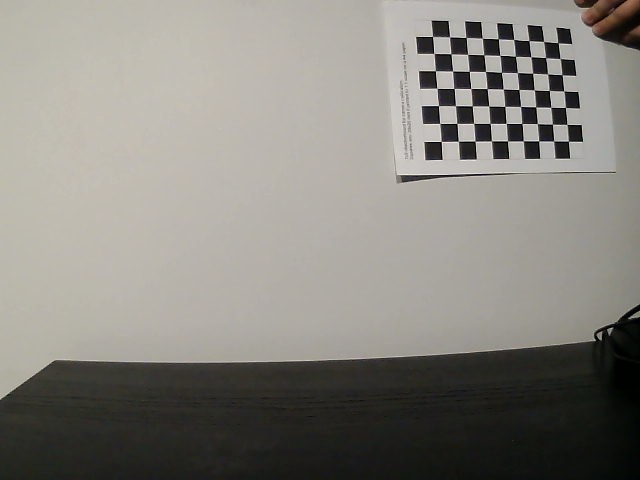
#> input picture CalibrationData/CameraCalibrationPhotos/WIN_20220330_00_13_16_Pro.jpg, 640 x 480 px; its folder holds only this picture in this run
$ python CameraCalibration.py
#> lines starting #> are read from the running program, lines starting #| are printed output that depends on the picture; after the words box and inside, x2 and y2 are one past the last pixel; in counts of white or black regions, pixels touching at a corner belong together
import numpy as np
import cv2 as cv
import time as t
import glob
import json

# settings
chessboard_size = (9, 7)

# termination criteria
criteria = (cv.TERM_CRITERIA_EPS + cv.TERM_CRITERIA_MAX_ITER, 30, 0.001)

# prepare object points shaped [[0. 0. 0.], [1. 0. 0.], [0. 0. 0.], ... , [chessboard_size[0]. chessboard_size[1]. 0.]}
objp = np.zeros((chessboard_size[0] * chessboard_size[1], 3), np.float32)
objp[:, :2] = np.mgrid[0:chessboard_size[0], 0:chessboard_size[1]].T.reshape(-1, 2)

# prepare list to store img points
obj_points = []  # 3D points in real world
img_points = []  # 2D points on captured frame

# get path and name for all jpgs
images = glob.glob('CameraCalibrationPhotos/*.jpg')

for location in images:
    img = cv.imread(location)
#> img is the input picture: shape (480, 640, 3); mean B, G, R 126.6, 133, 135.7
    img_gray = cv.cvtColor(img, cv.COLOR_BGR2GRAY)

    # find the chessboard corners
    ret, corners = cv.findChessboardCorners(img_gray, (chessboard_size[0], chessboard_size[1]), None)
#> ret = True; corners = 63 rows, first 8: [568.4, 141.2], [553.5, 141], [538.7, 140.9], [523.1, 140.8], [507.5, 140.9], [491.4, 140.8], [474.9, 141.2], [458.3, 141.2]

    if ret:
        obj_points.append(objp)

        corners2 = cv.cornerSubPix(img_gray, corners, (11, 11), (-1, -1), criteria)
#> corners2 = 63 rows, first 8: [568.4, 141.2], [553.7, 141], [538.7, 140.9], [523.3, 140.8], [507.5, 140.9], [491.5, 140.9], [475.1, 141.1], [458.4, 141.2]
        img_points.append(corners)

        cv.drawChessboardCorners(img, (chessboard_size[0], chessboard_size[1]), corners2, ret)
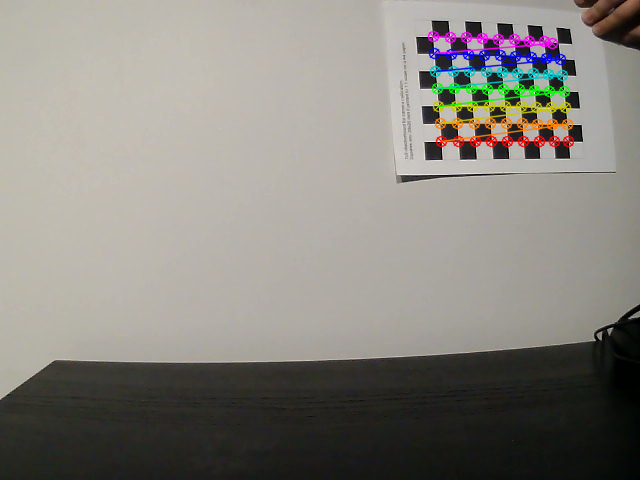
#> img: shape (480, 640, 3); 3.02% of pixels changed, all inside (x1, y1, x2, y2) = (427, 30, 575, 148)

        ret, camera_matrix, distortion, rotation_vectors, translation_vectors = cv.calibrateCamera(obj_points,
                                                                                                   img_points,
                                                                                                   img.shape[:2], None,
                                                                                                   None)
#> ret = 0.563; camera_matrix = [[727.7, 0, 254.4], [0, 704.3, 240.3], [0, 0, 1]]; distortion = [[-0.759, 2.41, -0.00751, -0.0247, -3.66]]; rotation_vectors = ([0.0387, 0.00303, 3.11],); translation_vectors = ([18.09, -5.73, 36.12],)

        cv.imshow('CameraCalibration', img)
        cv.waitKey(200)

# undistort the image
for img in images:
    img = cv.imread(img)
    h, w = img.shape[:2]
#> h = 480; w = 640
    new_camera_matrix, roi = cv.getOptimalNewCameraMatrix(camera_matrix, distortion, (w, h), 1, (w, h))
#> new_camera_matrix = [[257.1, 0, 96.95], [0, 422.2, 269.9], [0, 0, 1]]; roi = (3, 126, 229, 287)
    dst = cv.undistort(img, camera_matrix, distortion, None, new_camera_matrix)
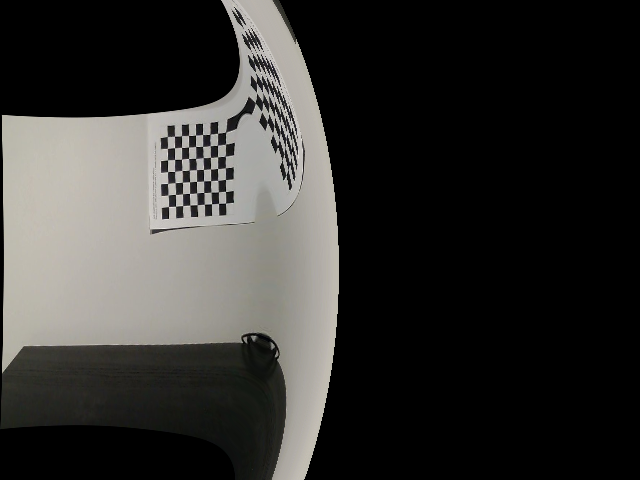
#> dst: shape (480, 640, 3); mean B, G, R 48.4, 50.7, 51.6

    # crop the img
    x, y, w, h = roi
#> x = 3; y = 126; w = 229; h = 287
    dst = dst[y:y + h, x:x + w]
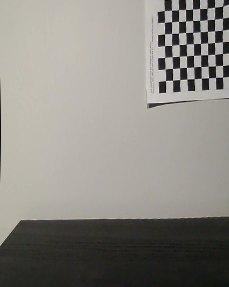
#> dst: shape (287, 229, 3); mean B, G, R 131, 137.4, 140.2

    cv.imshow("Calibratied img", dst)
    cv.waitKey(500)

cv.destroyAllWindows()

# save camera calibration data to json file
data = {"ret": ret, "camera_matrix": camera_matrix.tolist(), "dist": distortion.tolist()}
#> data = {'ret': 0.563, 'camera_matrix': [[727.7, 0, 254.4], [0, 704.3, 240.3], [0, 0, 1]], 'dist': [[-0.759, 2.41, -0.00751, -0.0247, -3.66]]}

fname = "CameraCalibrationData.json"

with open(fname, "w") as f:
    json.dump(data, f)

$ run again, on CalibrationData/CameraCalibrationPhotos/WIN_20220330_00_14_07_Pro.jpg
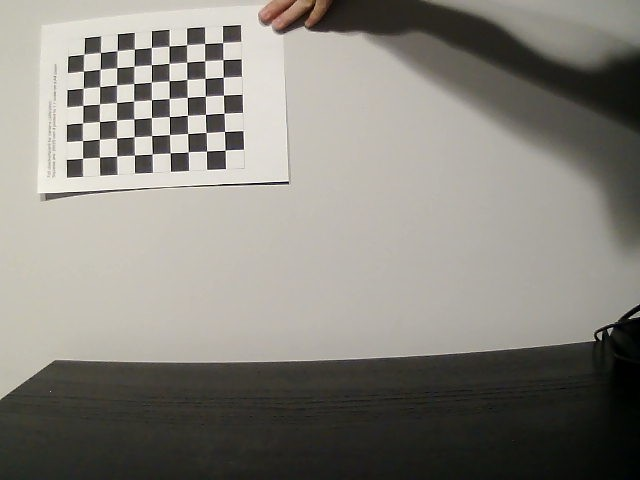
#> input picture CalibrationData/CameraCalibrationPhotos/WIN_20220330_00_14_07_Pro.jpg, 640 x 480 px
#> img is the input picture: shape (480, 640, 3); mean B, G, R 125, 132.2, 135.1
#> `ret, corners = cv.findChessboardCorners(img_gray, (chessboard_size[0],..`: ret = True; corners = 63 rows, first 8: [225, 150.2], [206.5, 151.1], [188.1, 151.8], [170.3, 153], [152.1, 153.8], [134.5, 155.1], [116.6, 156.1], [99.58, 157.3]
#> corners2 = 63 rows, first 8: [225.1, 150.1], [206.5, 151.1], [188.2, 151.9], [170.2, 152.8], [152.2, 153.9], [134.4, 155.1], [116.6, 156.2], [99.44, 157.1]
#> `cv.drawChessboardCorners(img, (chessboard_size[0], chessboard_size[1])..`:
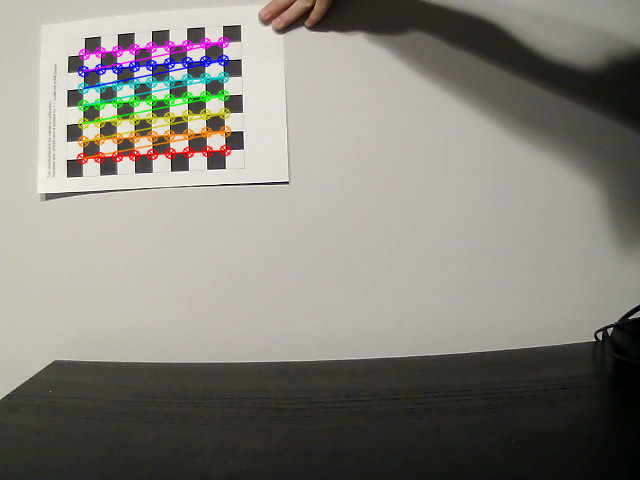
#> img: shape (480, 640, 3); 3.22% of pixels changed, all inside (x1, y1, x2, y2) = (76, 36, 232, 165)
#> `ret, camera_matrix, distortion, rotation_vectors, translation_vectors ..`: ret = 0.136; camera_matrix = [[570.6, 0, 292.8], [0, 565.8, 313.3], [0, 0, 1]]; distortion = [[-0.153, -0.298, -0.0312, 0.00633, 0.364]]; rotation_vectors = ([-0.0162, -0.000645, 3.1],); translation_vectors = ([-3.65, -8.73, 30.55],)
#> new_camera_matrix = [[494.5, 0, 293.8], [0, 503.1, 297.1], [0, 0, 1]]; roi = (21, 15, 597, 437)
#> `x, y, w, h = roi`: x = 21; y = 15; w = 597; h = 437
#> `dst = dst[y:y + h, x:x + w]`:
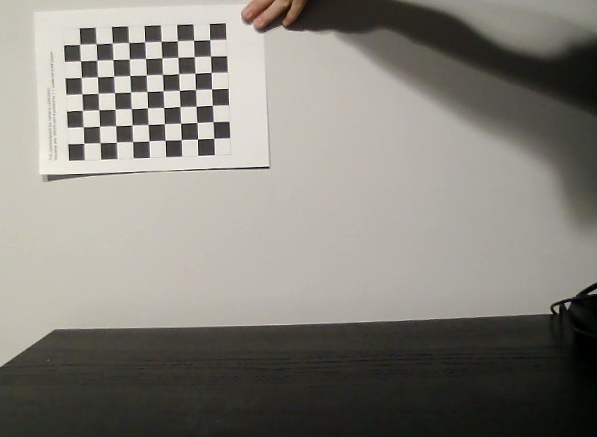
#> dst: shape (437, 597, 3); mean B, G, R 123.6, 130.9, 133.7
#> data = {'ret': 0.136, 'camera_matrix': [[570.6, 0, 292.8], [0, 565.8, 313.3], [0, 0, 1]], 'dist': [[-0.153, -0.298, -0.0312, 0.00633, 0.364]]}

$ run again, on CalibrationData/CameraCalibrationPhotos/WIN_20220330_00_14_18_Pro.jpg
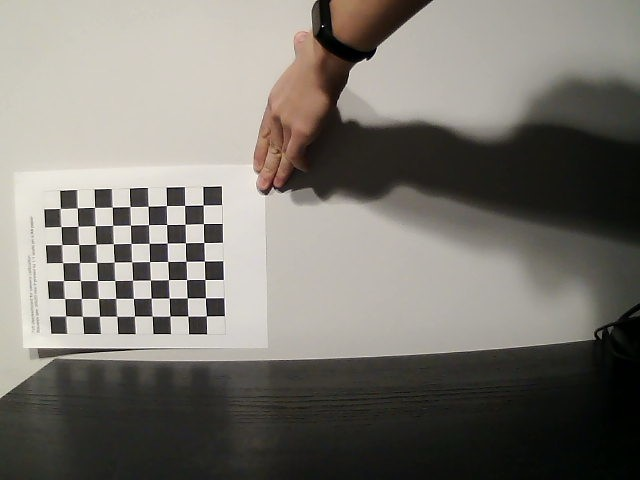
#> input picture CalibrationData/CameraCalibrationPhotos/WIN_20220330_00_14_18_Pro.jpg, 640 x 480 px
#> img is the input picture: shape (480, 640, 3); mean B, G, R 112.7, 119.5, 123.1
#> `ret, corners = cv.findChessboardCorners(img_gray, (chessboard_size[0],..`: ret = True; corners = 63 rows, first 8: [206.4, 315.8], [187.9, 316], [170.2, 315.9], [152.1, 316], [134.4, 316], [116.8, 316.3], [99.49, 316.3], [82.46, 316.4]
#> corners2 = 63 rows, first 8: [206.4, 315.9], [187.8, 316.1], [169.7, 316], [152.2, 316.1], [134.5, 316.1], [116.7, 316.3], [99.45, 316.3], [82.35, 316.3]
#> `cv.drawChessboardCorners(img, (chessboard_size[0], chessboard_size[1])..`:
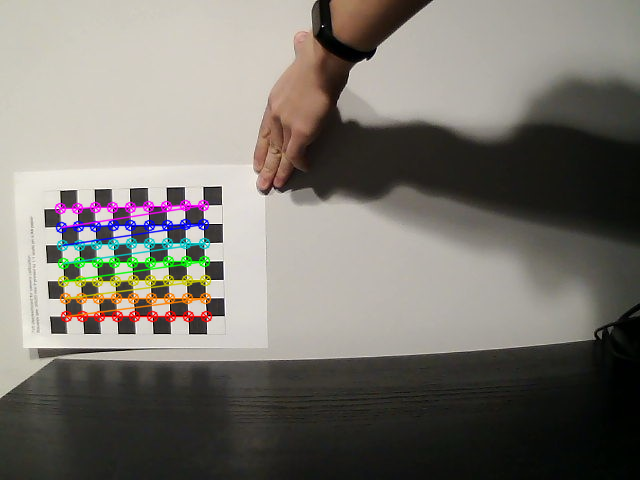
#> img: shape (480, 640, 3); 3.23% of pixels changed, all inside (x1, y1, x2, y2) = (54, 199, 213, 323)
#> `ret, camera_matrix, distortion, rotation_vectors, translation_vectors ..`: ret = 0.146; camera_matrix = [[726.8, 0, 282.9], [0, 715.7, 328], [0, 0, 1]]; distortion = [[-0.396, -0.0823, -0.0429, 0.000731, 0.644]]; rotation_vectors = ([-0.0588, -0.177, 3.12],); translation_vectors = ([-4.19, -0.655, 39.52],)
#> new_camera_matrix = [[626.1, 0, 276.8], [0, 634.7, 307.7], [0, 0, 1]]; roi = (17, 10, 599, 439)
#> `x, y, w, h = roi`: x = 17; y = 10; w = 599; h = 439
#> `dst = dst[y:y + h, x:x + w]`:
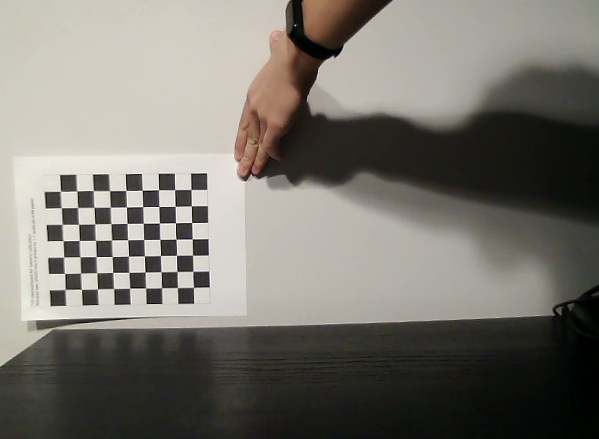
#> dst: shape (439, 599, 3); mean B, G, R 111.4, 118.2, 121.7
#> data = {'ret': 0.146, 'camera_matrix': [[726.8, 0, 282.9], [0, 715.7, 328], [0, 0, 1]], 'dist': [[-0.396, -0.0823, -0.0429, 0.000731, 0.644]]}
